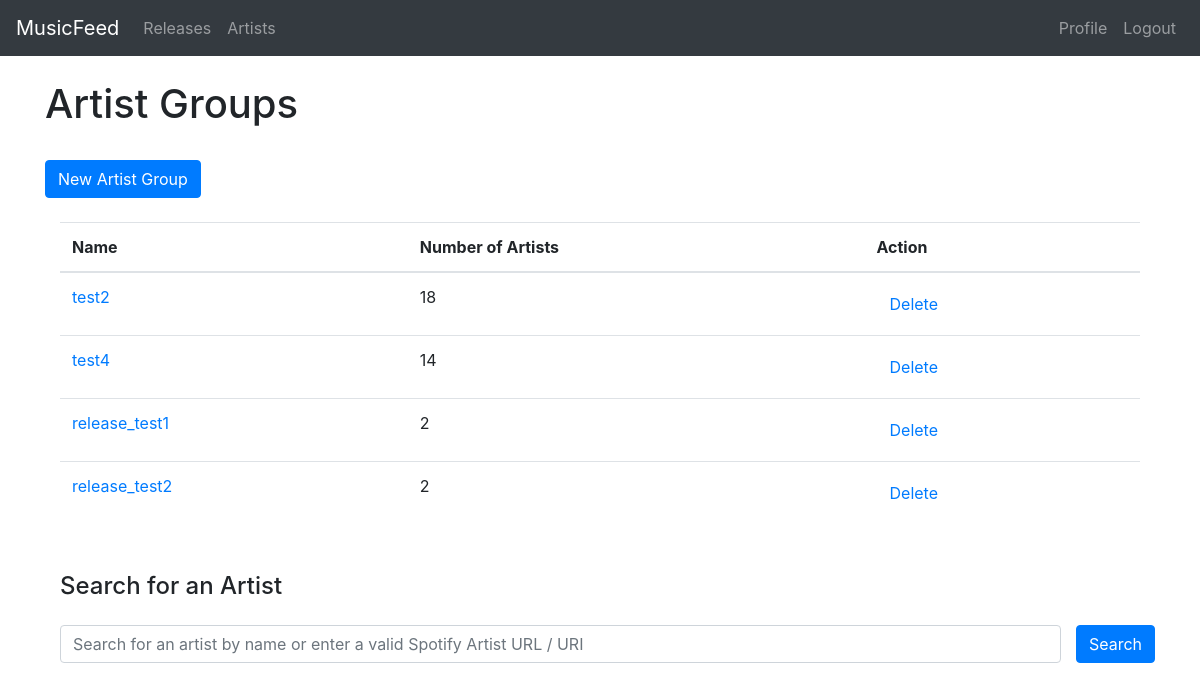
Before: /artists/s/ (signed in) with the older database file.
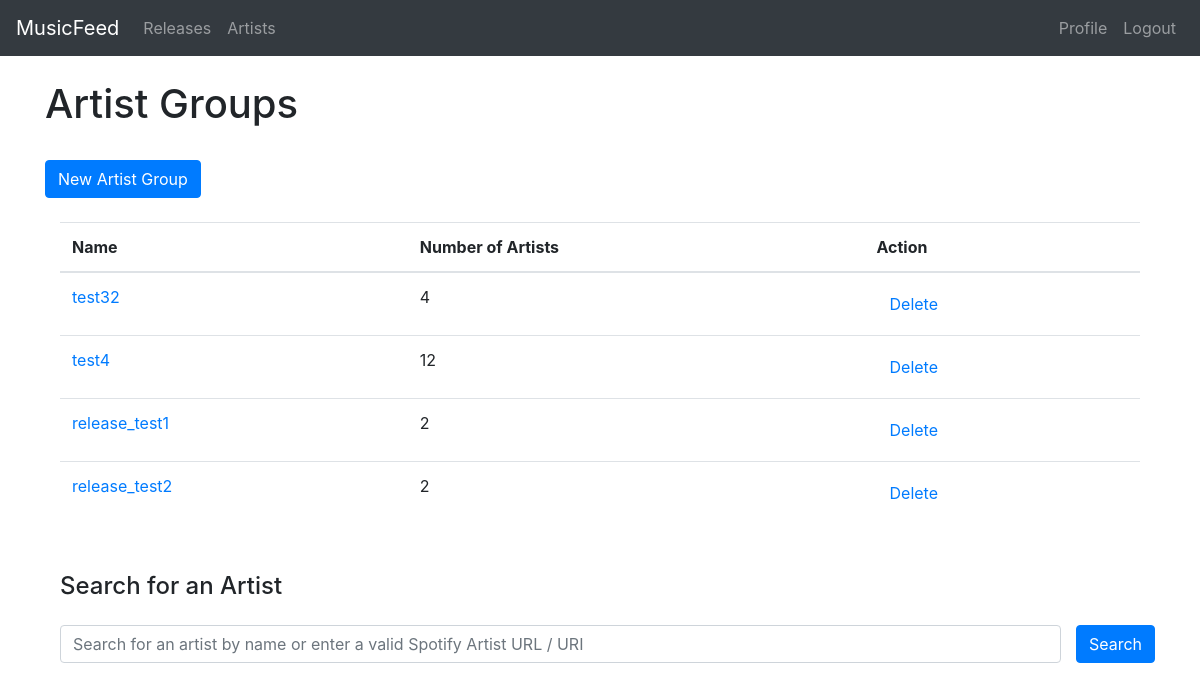
After: the same page with the newer database file.
### feed/models.py (models this page shows, shortened)
class ArtistGroup(models.Model):
    name = models.CharField(max_length=50)
    artists = models.ManyToManyField(Artist)
    author = models.ForeignKey(User, on_delete=models.CASCADE)

### feed/views.py (the view)
# urls.py: path('artists/s/', views.artists, name='feed-release-search'),
@login_required
def artists(request):
    groups = request.user.artistgroup_set.all()
    form_add = AddArtistToGroupForm(user=request.user)
    form_delete_group = DeleteGroupForm()
    context = {
        'title':'Artists',
        'groups': groups,
        'form_add': form_add,
        'form_delete_group':form_delete_group,
        'artists': None
    }
    if request.method == 'POST':
        if 'save_add_artist' in request.POST:
            form_add = AddArtistToGroupForm(request.POST, user=request.user)
            context['form_add'] = form_add
            if form_add.is_valid():
                artist_data = json.loads(form_add.cleaned_data['artist_metadata'])
                artist = Artist(name=artist_data['name'], spotify_id = artist_data['id'], img_url = artist_data['images'][-1]['url'], spotify_profile_url = artist_data['external_urls']['spotify'])
                artist.save()
                selected_groups = form_add.cleaned_data['groups']
                for g in selected_groups:
                    group = groups.filter(id=g).first()
                    group.artists.add(artist)
                    artist.artist_groups.add(group)
                return redirect('feed-artists')
            else:
                print(request.POST)
                print(form_add.errors)
        elif 'delete_group' in request.POST:
            form_delete_group = DeleteGroupForm(request.POST)
            context['form_delete_group'] = form_delete_group
            if form_delete_group.is_valid():
                g = form_delete_group.cleaned_data['group_id']
                group = groups.filter(id=g).first()
                ArtistGroup.delete(group)
                groups = request.user.artistgroup_set.all()
                messages.success(request, f'Group deleted!')
            else:
                print(form_delete_group.errors)
    else:
        try:
            q = request.GET.get('q')
        except:
            q = None
        if q:
            results = spotify.artist_search(q)
            context['artists'] = results
    return render(request, 'feed/artists.html', context)

### feed/forms.py (shortened to what this page needs)
class AddArtistToGroupForm(forms.Form):
    artist_metadata = forms.CharField(widget=forms.HiddenInput(), required=True)
    def __init__(self, *args, **kwargs):
        self.user = kwargs.pop('user')
        super(AddArtistToGroupForm, self).__init__(*args, **kwargs)
        artistgroups = self.user.artistgroup_set.all()
        self.fields['groups'] = forms.MultipleChoiceField(widget=forms.CheckboxSelectMultiple(), choices=[(x.id, x.name) for x in artistgroups])
        self.fields['groups'].label = "Select Groups"

class DeleteGroupForm(forms.Form):
    group_id = forms.CharField(widget=forms.HiddenInput(), required=True)

### feed/templates/feed/artists.html (shortened to what this page needs)
{% extends "feed/base.html" %}
{% load crispy_forms_tags %}
{% block content %}
    <div class="container">
        <div class="row mb-4">
            <h1>Artist Groups</h1>
        </div>
        <div class="row">
            <a class="btn btn-primary" href="{% url 'feed-new-group' %}" role="button">New Artist Group</a>
        </div>
    </div>
    <div class="container mt-4">
        <div class="artist-group-body">
            <table class="table">
                <thead>
                    <tr>
                        <th scope="col">Name</th>
                        <th scope="col">Number of Artists</th>
                        <th scope="col">Action</th>
                    </tr>
                </thead>
                <tbody>
                    {% for group in groups %}
                        <tr>
                            <td><a href="{% url 'feed-group-detail' pk=group.id %}">{{ group.name }}</a></td>
                            <td>{{ group.artists.count }}</td>
                            <td><button type="button" class="btn btn-link" id="deleteGroupButton" data-toggle="modal" data-target="#modalGroupDelete" data-group-name="{{ group.name }}" data-group-id="{{ group.id }}">Delete</button></td>
                        </tr>
                    {% endfor %}
                </tbody>
            </table>
        </div>
    </div>
    <div class="container mt-5">
        <h4>Search for an Artist</h4>
        <form method="GET" class="row my-4" action="{% url 'feed-release-search' %}" accept-charset="UTF-8">
            <div class="col">
                <input class="form-control" type="search" name="q" id="artistSearchInput" value="" placeholder="Search for an artist by name or enter a valid Spotify Artist URL / URI">
            </div>
            <div class="col-auto px-0">
                <input class="btn btn-primary" type="submit" value="Search">
            </div>
        </form>
    </div>
{% endblock content %}

Changed rows visible on the page:
changed ArtistGroup: name "test2" → "test32"; artists.count "18" → "4"
computed for ArtistGroup "test4": artists.count "14" → "12"
